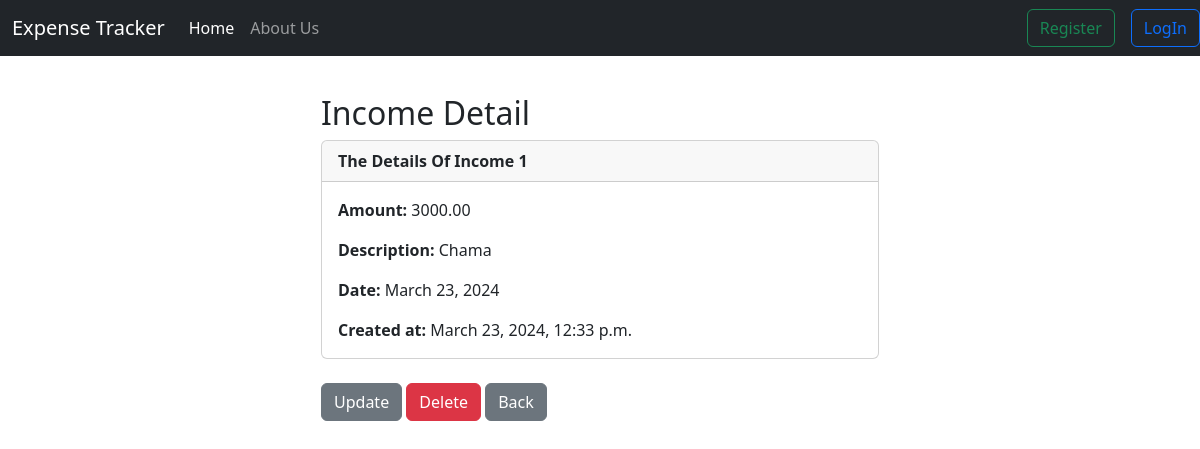
/incomeDetail/1, run on the app's committed database.
### website/models.py (models this page shows, shortened)
class Income(models.Model):
    id = models.AutoField(primary_key=True)
    created_at = models.DateTimeField(auto_now_add=True)
    user = models.ForeignKey(User, on_delete=models.CASCADE)
    amount = models.DecimalField(max_digits=10, decimal_places=2)
    date = models.DateField(auto_now_add=True)
    description = models.CharField(max_length=200)

### website/views.py (the view)
def income_detail(request, pk):
    incomeDetail = Income.objects.get(id=pk)
    return render(request, 'incomeDetail.html', {'incomeDetail': incomeDetail})

### website/templates/incomeDetail.html (shortened to what this page needs)
{% extends 'base.html' %} {% block content %}
<!DOCTYPE html>
<html lang="en">
  <head>
  </head>
  <body>
    <div class="col-md-6 offset-md-3">
      <h2>Income Detail</h2>
      <div class="card">
        <div class="card-header">
          <strong>The Details Of Income {{incomeDetail.id}}</strong>
        </div>
        <div class="card-body">
          <p class="card-text">
            <strong>Amount: </strong> {{incomeDetail.amount}}
          </p>
          <p class="card-text">
            <strong>Description: </strong>
            {{incomeDetail.description}}
          </p>
          <p class="card-text"><strong>Date: </strong>{{incomeDetail.date}}</p>
          <p class="card-text">
            <strong>Created at: </strong>{{incomeDetail.created_at}}
          </p>
        </div>
      </div>
      <br />
      <a href="#" class="btn btn-secondary">Update</a>
      <a href="{% url 'delete_income' incomeDetail.id %}" class="btn btn-danger"
        >Delete</a
      >
      <a href="{% url 'userProfile' %}" class="btn btn-secondary">Back</a>
    </div>
  </body>
</html>
{%endblock%}

### data on the page
Income: id "1", amount "3000.00", description "Chama", date "March 23, 2024", created_at "March 23, 2024, 12:33 p.m."
